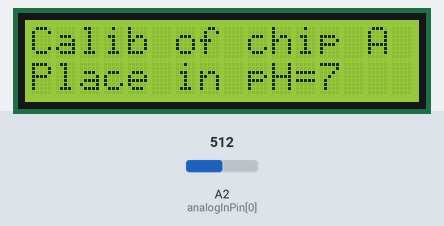
Recording of a sketch running on a simulated Arduino Uno, built with avr-gcc and run on an emulated ATmega328P. Parts: 16×2 character LCD. The test bench sets the inputs (shaded band); at power-on: A2 (analogInPin[0]) = 512. What the sketch prints to the serial monitor is not drawn.

Above: at 0.3 s.
At 14.8 s:
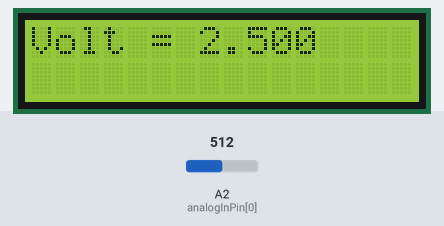
At 16.2 s:
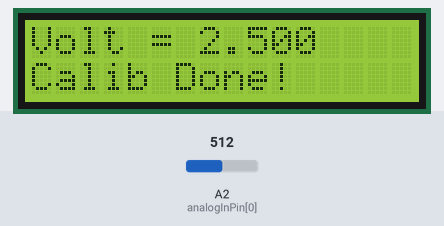
At 21.4 s:
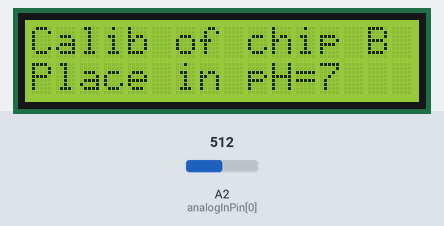
At 35.4 s:
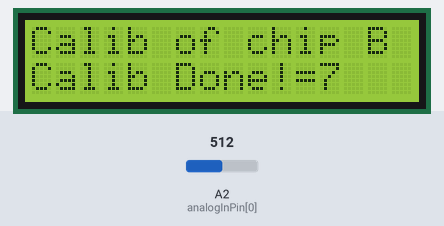
At 37.4 s:
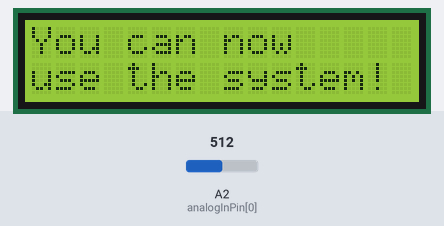

The sketch:

pH_chip_calibration.ino
```cpp
 //////////////////////////////////////////////////////////////////////////////////////////////////////////////////////////////////////////////////
//////////////////////////////////////////////pH controller with calibration//////////////////////////////////////////////////////////////////

// Email me: j.brinco@campus.fct.unl.pt

////////////////CHANGE THESE VARIABLES ACCORDING TO YOUR NEED///////////////////////////////////////////////

const int analogInPin[] ={A2, A2};     //Analog signal for sensor A and B. Make sure you plug it correctly, or change to another number if you really must
int measure_delay = 50;    //The amount of time between measurements (in milisecs). No need to change this, unless you run into problems.
int delay_for_volt_reading = 1400;  //Ammount of time between


//General variable assignment. Don't mess with these unless you know what you are doing!

int analog_values[10];     //An array of 10 analog values taken
float sumvalue;
int temp;
float voltage;

///////LCD STUFF///////

#include <LiquidCrystal.h>

// initialize the library with the numbers of the interface pins. This is standard.
LiquidCrystal  lcd(12, 11, 5, 4, 3, 2);


void setup() {
 Serial.begin(9600); //Begins the serial for output. The system is designed to use the LCD, but you can still get your readings on the serial!


 lcd.begin(16,2); // Initializing LCD. The size is 16 by 2.
 lcd.home (); // Setting Cursor at Home i.e. 0,0


}
void loop() {

/////////////////INITIAL MESSAGE/////////////////////////

  Serial.print("Hello There! This is calibration of chip A ");
  Serial.print("\n The voltage of pH=7 should be around 2.5");
  Serial.print("\n Slowly adjust the potenciometer nearest to the pH probe connection");
  Serial.print("\n Once the value is acceptable, the system will tell you to stop");
  Serial.print("\n Please place probe A into solution pH=7");

  lcd.clear();
  lcd.setCursor(0,0);
  lcd.print("Calib of chip A");
  lcd.setCursor(0,1);
  lcd.print("Place in pH=7");
  delay(14000);


 ///////////CALIBRATION OF FIRST METER////////////////////////////////////////////


while(voltage < 2.49 || voltage > 2.51){

 for(int i=0;i<10;i++)
  {
  analog_values[i]=analogRead(analogInPin[0]);
  delay(measure_delay);

  }

 for(int i=0;i<9;i++)
 {
  for(int j=i+1;j<10;j++)
  {
   if(analog_values[i]>analog_values[j])
   {
    temp=analog_values[i];
    analog_values[i]=analog_values[j];
    analog_values[j]=temp;
   }
  }
 }

 sumvalue=0;

 for(int i=2;i<8;i++)
 sumvalue+=analog_values[i];
 voltage=sumvalue*5.0/1024/6;


//Print to serial
  Serial.print("\n Voltage = ");
  Serial.print(voltage, 3);

//Print to LCD both outputs, one on the top, the other on the bottom!
  lcd.clear();
  lcd.setCursor(0,0);
  lcd.print("Volt = ");
  lcd.print(voltage, 3);


delay(delay_for_volt_reading);  //this ammount of time is used for you to be able to read the output


}

  Serial.print("\n GOOD! The value is set!");
  lcd.setCursor(0,1);
  lcd.print("Calib Done!");
  delay(5000);


///////////CALIBRATION OF SECOND METER////////////////////////////////////////////

  Serial.print("Calibration of chip B ");
  Serial.print("\n The voltage of pH=7 should be around 2.5");
  Serial.print("\n Slowly adjust the potenciometer nearest to the pH probe connection");
  Serial.print("\n Once the value is acceptable, the system will tell you to stop");
  Serial.print("\n Please place probe B into solution pH=7");

  lcd.clear();
  lcd.setCursor(0,0);
  lcd.print("Calib of chip B");
  lcd.setCursor(0,1);
  lcd.print("Place in pH=7");
  delay(14000);


while(voltage < 2.49 || voltage > 2.51){

 for(int i=0;i<10;i++)
  {
  analog_values[i]=analogRead(analogInPin[1]);
  delay(measure_delay);

  }

 for(int i=0;i<9;i++)
 {
  for(int j=i+1;j<10;j++)
  {
   if(analog_values[i]>analog_values[j])
   {
    temp=analog_values[i];
    analog_values[i]=analog_values[j];
    analog_values[j]=temp;
   }
  }
 }

 sumvalue=0;

 for(int i=2;i<8;i++)
 sumvalue+=analog_values[i];
 voltage=sumvalue*5.0/1024/6;


//Print to serial
  Serial.print("\n Voltage = ");
  Serial.print(voltage, 3);

//Print to LCD both outputs, one on the top, the other on the bottom!
  lcd.clear();
  lcd.setCursor(0,0);
  lcd.print("Volt = ");
  lcd.print(voltage, 3);


delay(delay_for_volt_reading);  //this ammount of time is used for you to be able to read the output

}

  Serial.print("\n GOOD! The value is set!");
  lcd.setCursor(0,1);
  lcd.print("Calib Done!");
  delay(2000);
  lcd.clear();
  lcd.setCursor(0,0);
  lcd.print("You can now");
   lcd.setCursor(0,1);
  lcd.print("use the system!");
  delay(1000000);


}
```

Measured:
- what the display in image 0 shows lasts 14.5 s, from 0.3 s to 14.8 s
- what the display in image 1 shows lasts 1.4 s, from 14.8 s to 16.2 s
- what the display in image 2 shows lasts 5.2 s, from 16.2 s to 21.4 s
- what the display in image 3 shows lasts 14.0 s, from 21.4 s to 35.4 s
- what the display in image 4 shows lasts 2.0 s, from 35.4 s to 37.4 s
